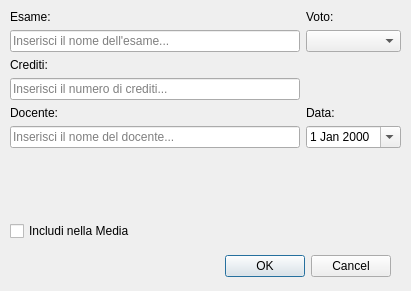
<?xml version="1.0" encoding="UTF-8"?>
<ui version="4.0">
 <class>Dialog_aggiunta</class>
 <widget class="QDialog" name="Dialog_aggiunta">
  <property name="geometry">
   <rect>
    <x>0</x>
    <y>0</y>
    <width>411</width>
    <height>291</height>
   </rect>
  </property>
  <property name="windowTitle">
   <string>Aggiungi esame</string>
  </property>
  <property name="styleSheet">
   <string notr="true">QLineEdit:focus {

background-color: yellow;

}</string>
  </property>
  <widget class="QDialogButtonBox" name="buttonBox">
   <property name="geometry">
    <rect>
     <x>50</x>
     <y>250</y>
     <width>341</width>
     <height>32</height>
    </rect>
   </property>
   <property name="orientation">
    <enum>Qt::Horizontal</enum>
   </property>
   <property name="standardButtons">
    <set>QDialogButtonBox::Cancel|QDialogButtonBox::Ok</set>
   </property>
  </widget>
  <widget class="QWidget" name="">
   <property name="geometry">
    <rect>
     <x>10</x>
     <y>10</y>
     <width>391</width>
     <height>231</height>
    </rect>
   </property>
   <layout class="QGridLayout" name="gridLayout">
    <item row="7" column="0">
     <spacer name="verticalSpacer">
      <property name="orientation">
       <enum>Qt::Vertical</enum>
      </property>
      <property name="sizeHint" stdset="0">
       <size>
        <width>20</width>
        <height>40</height>
       </size>
      </property>
     </spacer>
    </item>
    <item row="8" column="0">
     <widget class="QCheckBox" name="checkBox_inmedia">
      <property name="text">
       <string>Includi nella Media</string>
      </property>
     </widget>
    </item>
    <item row="5" column="0">
     <widget class="QLabel" name="label_2">
      <property name="text">
       <string>Docente:</string>
      </property>
     </widget>
    </item>
    <item row="0" column="0">
     <widget class="QLabel" name="label">
      <property name="text">
       <string>Esame:</string>
      </property>
     </widget>
    </item>
    <item row="0" column="1">
     <widget class="QLabel" name="label_3">
      <property name="text">
       <string>Voto:</string>
      </property>
     </widget>
    </item>
    <item row="6" column="0">
     <widget class="QLineEdit" name="lineEdit_2_docente">
      <property name="placeholderText">
       <string>Inserisci il nome del docente...</string>
      </property>
     </widget>
    </item>
    <item row="1" column="0">
     <widget class="QLineEdit" name="lineEdit_nome_esame">
      <property name="placeholderText">
       <string>Inserisci il nome dell'esame...</string>
      </property>
     </widget>
    </item>
    <item row="5" column="1">
     <widget class="QLabel" name="label_4">
      <property name="text">
       <string>Data:</string>
      </property>
     </widget>
    </item>
    <item row="6" column="1">
     <widget class="QDateEdit" name="dateEdit">
      <property name="dateTime">
       <datetime>
        <hour>0</hour>
        <minute>0</minute>
        <second>0</second>
        <year>2000</year>
        <month>1</month>
        <day>1</day>
       </datetime>
      </property>
      <property name="currentSection">
       <enum>QDateTimeEdit::DaySection</enum>
      </property>
      <property name="calendarPopup">
       <bool>true</bool>
      </property>
     </widget>
    </item>
    <item row="1" column="1">
     <widget class="QComboBox" name="comboBox_voto"/>
    </item>
    <item row="3" column="0">
     <widget class="QLineEdit" name="lineEdit_crediti">
      <property name="placeholderText">
       <string>Inserisci il numero di crediti...</string>
      </property>
     </widget>
    </item>
    <item row="2" column="0">
     <widget class="QLabel" name="label_5">
      <property name="text">
       <string>Crediti:</string>
      </property>
     </widget>
    </item>
   </layout>
  </widget>
 </widget>
 <tabstops>
  <tabstop>lineEdit_nome_esame</tabstop>
  <tabstop>comboBox_voto</tabstop>
  <tabstop>lineEdit_crediti</tabstop>
  <tabstop>lineEdit_2_docente</tabstop>
  <tabstop>dateEdit</tabstop>
  <tabstop>checkBox_inmedia</tabstop>
  <tabstop>buttonBox</tabstop>
 </tabstops>
 <resources/>
 <connections>
  <connection>
   <sender>buttonBox</sender>
   <signal>accepted()</signal>
   <receiver>Dialog_aggiunta</receiver>
   <slot>accept()</slot>
   <hints>
    <hint type="sourcelabel">
     <x>248</x>
     <y>254</y>
    </hint>
    <hint type="destinationlabel">
     <x>157</x>
     <y>274</y>
    </hint>
   </hints>
  </connection>
  <connection>
   <sender>buttonBox</sender>
   <signal>rejected()</signal>
   <receiver>Dialog_aggiunta</receiver>
   <slot>reject()</slot>
   <hints>
    <hint type="sourcelabel">
     <x>316</x>
     <y>260</y>
    </hint>
    <hint type="destinationlabel">
     <x>286</x>
     <y>274</y>
    </hint>
   </hints>
  </connection>
 </connections>
</ui>
